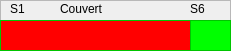
       <widget class="QFrame" name="frame_8">
        <property name="geometry">
         <rect>
          <x>0</x>
          <y>60</y>
          <width>231</width>
          <height>51</height>
         </rect>
        </property>
        <property name="frameShape">
         <enum>QFrame::StyledPanel</enum>
        </property>
        <property name="frameShadow">
         <enum>QFrame::Raised</enum>
        </property>
        <widget class="QGraphicsView" name="graphicsView_7">
         <property name="geometry">
          <rect>
           <x>0</x>
           <y>20</y>
           <width>191</width>
           <height>31</height>
          </rect>
         </property>
         <property name="palette">
          <palette>
           <active>
            <colorrole role="WindowText">
             <brush brushstyle="SolidPattern">
              <color alpha="255">
               <red>0</red>
               <green>0</green>
               <blue>0</blue>
              </color>
             </brush>
            </colorrole>
            <colorrole role="Button">
             <brush brushstyle="SolidPattern">
              <color alpha="255">
               <red>0</red>
               <green>255</green>
               <blue>0</blue>
              </color>
             </brush>
            </colorrole>
            <colorrole role="Light">
             <brush brushstyle="SolidPattern">
              <color alpha="255">
               <red>127</red>
               <green>255</green>
               <blue>127</blue>
              </color>
             </brush>
            </colorrole>
            <colorrole role="Midlight">
             <brush brushstyle="SolidPattern">
              <color alpha="255">
               <red>63</red>
               <green>255</green>
               <blue>63</blue>
              </color>
             </brush>
            </colorrole>
            <colorrole role="Dark">
             <brush brushstyle="SolidPattern">
              <color alpha="255">
               <red>0</red>
               <green>127</green>
               <blue>0</blue>
              </color>
             </brush>
            </colorrole>
            <colorrole role="Mid">
             <brush brushstyle="SolidPattern">
              <color alpha="255">
               <red>0</red>
               <green>170</green>
               <blue>0</blue>
              </color>
             </brush>
            </colorrole>
            <colorrole role="Text">
             <brush brushstyle="SolidPattern">
              <color alpha="255">
               <red>0</red>
               <green>0</green>
               <blue>0</blue>
              </color>
             </brush>
            </colorrole>
            <colorrole role="BrightText">
             <brush brushstyle="SolidPattern">
              <color alpha="255">
               <red>255</red>
               <green>255</green>
               <blue>255</blue>
              </color>
             </brush>
            </colorrole>
            <colorrole role="ButtonText">
             <brush brushstyle="SolidPattern">
              <color alpha="255">
               <red>0</red>
               <green>0</green>
               <blue>0</blue>
              </color>
             </brush>
            </colorrole>
            <colorrole role="Base">
             <brush brushstyle="SolidPattern">
              <color alpha="255">
               <red>255</red>
               <green>0</green>
               <blue>0</blue>
              </color>
             </brush>
            </colorrole>
            <colorrole role="Window">
             <brush brushstyle="SolidPattern">
              <color alpha="255">
               <red>0</red>
               <green>255</green>
               <blue>0</blue>
              </color>
             </brush>
            </colorrole>
            <colorrole role="Shadow">
             <brush brushstyle="SolidPattern">
              <color alpha="255">
               <red>0</red>
               <green>0</green>
               <blue>0</blue>
              </color>
             </brush>
            </colorrole>
            <colorrole role="AlternateBase">
             <brush brushstyle="SolidPattern">
              <color alpha="255">
               <red>127</red>
               <green>255</green>
               <blue>127</blue>
              </color>
             </brush>
            </colorrole>
            <colorrole role="ToolTipBase">
             <brush brushstyle="SolidPattern">
              <color alpha="255">
               <red>255</red>
               <green>255</green>
               <blue>220</blue>
              </color>
             </brush>
            </colorrole>
            <colorrole role="ToolTipText">
             <brush brushstyle="SolidPattern">
              <color alpha="255">
               <red>0</red>
               <green>0</green>
               <blue>0</blue>
              </color>
             </brush>
            </colorrole>
           </active>
           <inactive>
            <colorrole role="WindowText">
             <brush brushstyle="SolidPattern">
              <color alpha="255">
               <red>0</red>
               <green>0</green>
               <blue>0</blue>
              </color>
             </brush>
            </colorrole>
            <colorrole role="Button">
             <brush brushstyle="SolidPattern">
              <color alpha="255">
               <red>0</red>
               <green>255</green>
               <blue>0</blue>
              </color>
             </brush>
            </colorrole>
            <colorrole role="Light">
             <brush brushstyle="SolidPattern">
              <color alpha="255">
               <red>127</red>
               <green>255</green>
               <blue>127</blue>
              </color>
             </brush>
            </colorrole>
            <colorrole role="Midlight">
             <brush brushstyle="SolidPattern">
              <color alpha="255">
               <red>63</red>
               <green>255</green>
               <blue>63</blue>
              </color>
             </brush>
            </colorrole>
            <colorrole role="Dark">
             <brush brushstyle="SolidPattern">
              <color alpha="255">
               <red>0</red>
               <green>127</green>
               <blue>0</blue>
              </color>
             </brush>
            </colorrole>
            <colorrole role="Mid">
             <brush brushstyle="SolidPattern">
              <color alpha="255">
               <red>0</red>
               <green>170</green>
               <blue>0</blue>
              </color>
             </brush>
            </colorrole>
            <colorrole role="Text">
             <brush brushstyle="SolidPattern">
              <color alpha="255">
               <red>0</red>
               <green>0</green>
               <blue>0</blue>
              </color>
             </brush>
            </colorrole>
            <colorrole role="BrightText">
             <brush brushstyle="SolidPattern">
              <color alpha="255">
               <red>255</red>
               <green>255</green>
               <blue>255</blue>
              </color>
             </brush>
            </colorrole>
            <colorrole role="ButtonText">
             <brush brushstyle="SolidPattern">
              <color alpha="255">
               <red>0</red>
               <green>0</green>
               <blue>0</blue>
              </color>
             </brush>
            </colorrole>
            <colorrole role="Base">
             <brush brushstyle="SolidPattern">
              <color alpha="255">
               <red>255</red>
               <green>0</green>
               <blue>0</blue>
              </color>
             </brush>
            </colorrole>
            <colorrole role="Window">
             <brush brushstyle="SolidPattern">
              <color alpha="255">
               <red>0</red>
               <green>255</green>
               <blue>0</blue>
              </color>
             </brush>
            </colorrole>
            <colorrole role="Shadow">
             <brush brushstyle="SolidPattern">
              <color alpha="255">
               <red>0</red>
               <green>0</green>
               <blue>0</blue>
              </color>
             </brush>
            </colorrole>
            <colorrole role="AlternateBase">
             <brush brushstyle="SolidPattern">
              <color alpha="255">
               <red>127</red>
               <green>255</green>
               <blue>127</blue>
              </color>
             </brush>
            </colorrole>
            <colorrole role="ToolTipBase">
             <brush brushstyle="SolidPattern">
              <color alpha="255">
               <red>255</red>
               <green>255</green>
               <blue>220</blue>
              </color>
             </brush>
            </colorrole>
            <colorrole role="ToolTipText">
             <brush brushstyle="SolidPattern">
              <color alpha="255">
               <red>0</red>
               <green>0</green>
               <blue>0</blue>
              </color>
             </brush>
            </colorrole>
           </inactive>
           <disabled>
            <colorrole role="WindowText">
             <brush brushstyle="SolidPattern">
              <color alpha="255">
               <red>0</red>
               <green>127</green>
               <blue>0</blue>
              </color>
             </brush>
            </colorrole>
            <colorrole role="Button">
             <brush brushstyle="SolidPattern">
              <color alpha="255">
               <red>0</red>
               <green>255</green>
               <blue>0</blue>
              </color>
             </brush>
            </colorrole>
            <colorrole role="Light">
             <brush brushstyle="SolidPattern">
              <color alpha="255">
               <red>127</red>
               <green>255</green>
               <blue>127</blue>
              </color>
             </brush>
            </colorrole>
            <colorrole role="Midlight">
             <brush brushstyle="SolidPattern">
              <color alpha="255">
               <red>63</red>
               <green>255</green>
               <blue>63</blue>
              </color>
             </brush>
            </colorrole>
            <colorrole role="Dark">
             <brush brushstyle="SolidPattern">
              <color alpha="255">
               <red>0</red>
               <green>127</green>
               <blue>0</blue>
              </color>
             </brush>
            </colorrole>
            <colorrole role="Mid">
             <brush brushstyle="SolidPattern">
              <color alpha="255">
               <red>0</red>
               <green>170</green>
               <blue>0</blue>
              </color>
             </brush>
            </colorrole>
            <colorrole role="Text">
             <brush brushstyle="SolidPattern">
              <color alpha="255">
               <red>0</red>
               <green>127</green>
               <blue>0</blue>
              </color>
             </brush>
            </colorrole>
            <colorrole role="BrightText">
             <brush brushstyle="SolidPattern">
              <color alpha="255">
               <red>255</red>
               <green>255</green>
               <blue>255</blue>
              </color>
             </brush>
            </colorrole>
            <colorrole role="ButtonText">
             <brush brushstyle="SolidPattern">
              <color alpha="255">
               <red>0</red>
               <green>127</green>
               <blue>0</blue>
              </color>
             </brush>
            </colorrole>
            <colorrole role="Base">
             <brush brushstyle="SolidPattern">
              <color alpha="255">
               <red>0</red>
               <green>255</green>
               <blue>0</blue>
              </color>
             </brush>
            </colorrole>
            <colorrole role="Window">
             <brush brushstyle="SolidPattern">
              <color alpha="255">
               <red>0</red>
               <green>255</green>
               <blue>0</blue>
              </color>
             </brush>
            </colorrole>
            <colorrole role="Shadow">
             <brush brushstyle="SolidPattern">
              <color alpha="255">
               <red>0</red>
               <green>0</green>
               <blue>0</blue>
              </color>
             </brush>
            </colorrole>
            <colorrole role="AlternateBase">
             <brush brushstyle="SolidPattern">
              <color alpha="255">
               <red>0</red>
               <green>255</green>
               <blue>0</blue>
              </color>
             </brush>
            </colorrole>
            <colorrole role="ToolTipBase">
             <brush brushstyle="SolidPattern">
              <color alpha="255">
               <red>255</red>
               <green>255</green>
               <blue>220</blue>
              </color>
             </brush>
            </colorrole>
            <colorrole role="ToolTipText">
             <brush brushstyle="SolidPattern">
              <color alpha="255">
               <red>0</red>
               <green>0</green>
               <blue>0</blue>
              </color>
             </brush>
            </colorrole>
           </disabled>
          </palette>
         </property>
         <property name="autoFillBackground">
          <bool>true</bool>
         </property>
        </widget>
        <widget class="QLabel" name="label_18">
         <property name="geometry">
          <rect>
           <x>60</x>
           <y>0</y>
           <width>56</width>
           <height>17</height>
          </rect>
         </property>
         <property name="text">
          <string>Couvert</string>
         </property>
        </widget>
        <widget class="QLabel" name="label_19">
         <property name="geometry">
          <rect>
           <x>10</x>
           <y>0</y>
           <width>21</width>
           <height>17</height>
          </rect>
         </property>
         <property name="text">
          <string>S1</string>
         </property>
        </widget>
        <widget class="QGraphicsView" name="graphicsView_8">
         <property name="geometry">
          <rect>
           <x>190</x>
           <y>20</y>
           <width>41</width>
           <height>31</height>
          </rect>
         </property>
         <property name="palette">
          <palette>
           <active>
            <colorrole role="WindowText">
             <brush brushstyle="SolidPattern">
              <color alpha="255">
               <red>0</red>
               <green>0</green>
               <blue>0</blue>
              </color>
             </brush>
            </colorrole>
            <colorrole role="Button">
             <brush brushstyle="SolidPattern">
              <color alpha="255">
               <red>0</red>
               <green>255</green>
               <blue>0</blue>
              </color>
             </brush>
            </colorrole>
            <colorrole role="Light">
             <brush brushstyle="SolidPattern">
              <color alpha="255">
               <red>127</red>
               <green>255</green>
               <blue>127</blue>
              </color>
             </brush>
            </colorrole>
            <colorrole role="Midlight">
             <brush brushstyle="SolidPattern">
              <color alpha="255">
               <red>63</red>
               <green>255</green>
               <blue>63</blue>
              </color>
             </brush>
            </colorrole>
            <colorrole role="Dark">
             <brush brushstyle="SolidPattern">
              <color alpha="255">
               <red>0</red>
               <green>127</green>
               <blue>0</blue>
              </color>
             </brush>
            </colorrole>
            <colorrole role="Mid">
             <brush brushstyle="SolidPattern">
              <color alpha="255">
               <red>0</red>
               <green>170</green>
               <blue>0</blue>
              </color>
             </brush>
            </colorrole>
            <colorrole role="Text">
             <brush brushstyle="SolidPattern">
              <color alpha="255">
               <red>0</red>
               <green>0</green>
               <blue>0</blue>
              </color>
             </brush>
            </colorrole>
            <colorrole role="BrightText">
             <brush brushstyle="SolidPattern">
              <color alpha="255">
               <red>255</red>
               <green>255</green>
               <blue>255</blue>
              </color>
             </brush>
            </colorrole>
            <colorrole role="ButtonText">
             <brush brushstyle="SolidPattern">
              <color alpha="255">
               <red>0</red>
               <green>0</green>
               <blue>0</blue>
              </color>
             </brush>
            </colorrole>
            <colorrole role="Base">
             <brush brushstyle="SolidPattern">
              <color alpha="255">
               <red>0</red>
               <green>255</green>
               <blue>0</blue>
              </color>
             </brush>
            </colorrole>
            <colorrole role="Window">
             <brush brushstyle="SolidPattern">
              <color alpha="255">
               <red>0</red>
               <green>255</green>
               <blue>0</blue>
              </color>
             </brush>
            </colorrole>
            <colorrole role="Shadow">
             <brush brushstyle="SolidPattern">
              <color alpha="255">
               <red>0</red>
               <green>0</green>
               <blue>0</blue>
              </color>
             </brush>
            </colorrole>
            <colorrole role="AlternateBase">
             <brush brushstyle="SolidPattern">
              <color alpha="255">
               <red>127</red>
               <green>255</green>
               <blue>127</blue>
              </color>
             </brush>
            </colorrole>
            <colorrole role="ToolTipBase">
             <brush brushstyle="SolidPattern">
              <color alpha="255">
               <red>255</red>
               <green>255</green>
               <blue>220</blue>
              </color>
             </brush>
            </colorrole>
            <colorrole role="ToolTipText">
             <brush brushstyle="SolidPattern">
              <color alpha="255">
               <red>0</red>
               <green>0</green>
               <blue>0</blue>
              </color>
             </brush>
            </colorrole>
           </active>
           <inactive>
            <colorrole role="WindowText">
             <brush brushstyle="SolidPattern">
              <color alpha="255">
               <red>0</red>
               <green>0</green>
               <blue>0</blue>
              </color>
             </brush>
            </colorrole>
            <colorrole role="Button">
             <brush brushstyle="SolidPattern">
              <color alpha="255">
               <red>0</red>
               <green>255</green>
               <blue>0</blue>
              </color>
             </brush>
            </colorrole>
            <colorrole role="Light">
             <brush brushstyle="SolidPattern">
              <color alpha="255">
               <red>127</red>
               <green>255</green>
               <blue>127</blue>
              </color>
             </brush>
            </colorrole>
            <colorrole role="Midlight">
             <brush brushstyle="SolidPattern">
              <color alpha="255">
               <red>63</red>
               <green>255</green>
               <blue>63</blue>
              </color>
             </brush>
            </colorrole>
            <colorrole role="Dark">
             <brush brushstyle="SolidPattern">
              <color alpha="255">
               <red>0</red>
               <green>127</green>
               <blue>0</blue>
              </color>
             </brush>
            </colorrole>
            <colorrole role="Mid">
             <brush brushstyle="SolidPattern">
              <color alpha="255">
               <red>0</red>
               <green>170</green>
               <blue>0</blue>
              </color>
             </brush>
            </colorrole>
            <colorrole role="Text">
             <brush brushstyle="SolidPattern">
              <color alpha="255">
               <red>0</red>
               <green>0</green>
               <blue>0</blue>
              </color>
             </brush>
            </colorrole>
            <colorrole role="BrightText">
             <brush brushstyle="SolidPattern">
              <color alpha="255">
               <red>255</red>
               <green>255</green>
               <blue>255</blue>
              </color>
             </brush>
            </colorrole>
            <colorrole role="ButtonText">
             <brush brushstyle="SolidPattern">
              <color alpha="255">
               <red>0</red>
               <green>0</green>
               <blue>0</blue>
              </color>
             </brush>
            </colorrole>
            <colorrole role="Base">
             <brush brushstyle="SolidPattern">
              <color alpha="255">
               <red>0</red>
               <green>255</green>
               <blue>0</blue>
              </color>
             </brush>
            </colorrole>
            <colorrole role="Window">
             <brush brushstyle="SolidPattern">
              <color alpha="255">
               <red>0</red>
               <green>255</green>
               <blue>0</blue>
              </color>
             </brush>
            </colorrole>
            <colorrole role="Shadow">
             <brush brushstyle="SolidPattern">
              <color alpha="255">
               <red>0</red>
               <green>0</green>
               <blue>0</blue>
              </color>
             </brush>
            </colorrole>
            <colorrole role="AlternateBase">
             <brush brushstyle="SolidPattern">
              <color alpha="255">
               <red>127</red>
               <green>255</green>
               <blue>127</blue>
              </color>
             </brush>
            </colorrole>
            <colorrole role="ToolTipBase">
             <brush brushstyle="SolidPattern">
              <color alpha="255">
               <red>255</red>
               <green>255</green>
               <blue>220</blue>
              </color>
             </brush>
            </colorrole>
            <colorrole role="ToolTipText">
             <brush brushstyle="SolidPattern">
              <color alpha="255">
               <red>0</red>
               <green>0</green>
               <blue>0</blue>
              </color>
             </brush>
            </colorrole>
           </inactive>
           <disabled>
            <colorrole role="WindowText">
             <brush brushstyle="SolidPattern">
              <color alpha="255">
               <red>0</red>
               <green>127</green>
               <blue>0</blue>
              </color>
             </brush>
            </colorrole>
            <colorrole role="Button">
             <brush brushstyle="SolidPattern">
              <color alpha="255">
               <red>0</red>
               <green>255</green>
               <blue>0</blue>
              </color>
             </brush>
            </colorrole>
            <colorrole role="Light">
             <brush brushstyle="SolidPattern">
              <color alpha="255">
               <red>127</red>
               <green>255</green>
               <blue>127</blue>
              </color>
             </brush>
            </colorrole>
            <colorrole role="Midlight">
             <brush brushstyle="SolidPattern">
              <color alpha="255">
               <red>63</red>
               <green>255</green>
               <blue>63</blue>
              </color>
             </brush>
            </colorrole>
            <colorrole role="Dark">
             <brush brushstyle="SolidPattern">
              <color alpha="255">
               <red>0</red>
               <green>127</green>
               <blue>0</blue>
              </color>
             </brush>
            </colorrole>
            <colorrole role="Mid">
             <brush brushstyle="SolidPattern">
              <color alpha="255">
               <red>0</red>
               <green>170</green>
               <blue>0</blue>
              </color>
             </brush>
            </colorrole>
            <colorrole role="Text">
             <brush brushstyle="SolidPattern">
              <color alpha="255">
               <red>0</red>
               <green>127</green>
               <blue>0</blue>
              </color>
             </brush>
            </colorrole>
            <colorrole role="BrightText">
             <brush brushstyle="SolidPattern">
              <color alpha="255">
               <red>255</red>
               <green>255</green>
               <blue>255</blue>
              </color>
             </brush>
            </colorrole>
            <colorrole role="ButtonText">
             <brush brushstyle="SolidPattern">
              <color alpha="255">
               <red>0</red>
               <green>127</green>
               <blue>0</blue>
              </color>
             </brush>
            </colorrole>
            <colorrole role="Base">
             <brush brushstyle="SolidPattern">
              <color alpha="255">
               <red>0</red>
               <green>255</green>
               <blue>0</blue>
              </color>
             </brush>
            </colorrole>
            <colorrole role="Window">
             <brush brushstyle="SolidPattern">
              <color alpha="255">
               <red>0</red>
               <green>255</green>
               <blue>0</blue>
              </color>
             </brush>
            </colorrole>
            <colorrole role="Shadow">
             <brush brushstyle="SolidPattern">
              <color alpha="255">
               <red>0</red>
               <green>0</green>
               <blue>0</blue>
              </color>
             </brush>
            </colorrole>
            <colorrole role="AlternateBase">
             <brush brushstyle="SolidPattern">
              <color alpha="255">
               <red>0</red>
               <green>255</green>
               <blue>0</blue>
              </color>
             </brush>
            </colorrole>
            <colorrole role="ToolTipBase">
             <brush brushstyle="SolidPattern">
              <color alpha="255">
               <red>255</red>
               <green>255</green>
               <blue>220</blue>
              </color>
             </brush>
            </colorrole>
            <colorrole role="ToolTipText">
             <brush brushstyle="SolidPattern">
              <color alpha="255">
               <red>0</red>
               <green>0</green>
               <blue>0</blue>
              </color>
             </brush>
            </colorrole>
           </disabled>
          </palette>
         </property>
        </widget>
        <widget class="QLabel" name="label_20">
         <property name="geometry">
          <rect>
           <x>190</x>
           <y>0</y>
           <width>21</width>
           <height>17</height>
          </rect>
         </property>
         <property name="text">
          <string>S6</string>
         </property>
        </widget>
       </widget>
